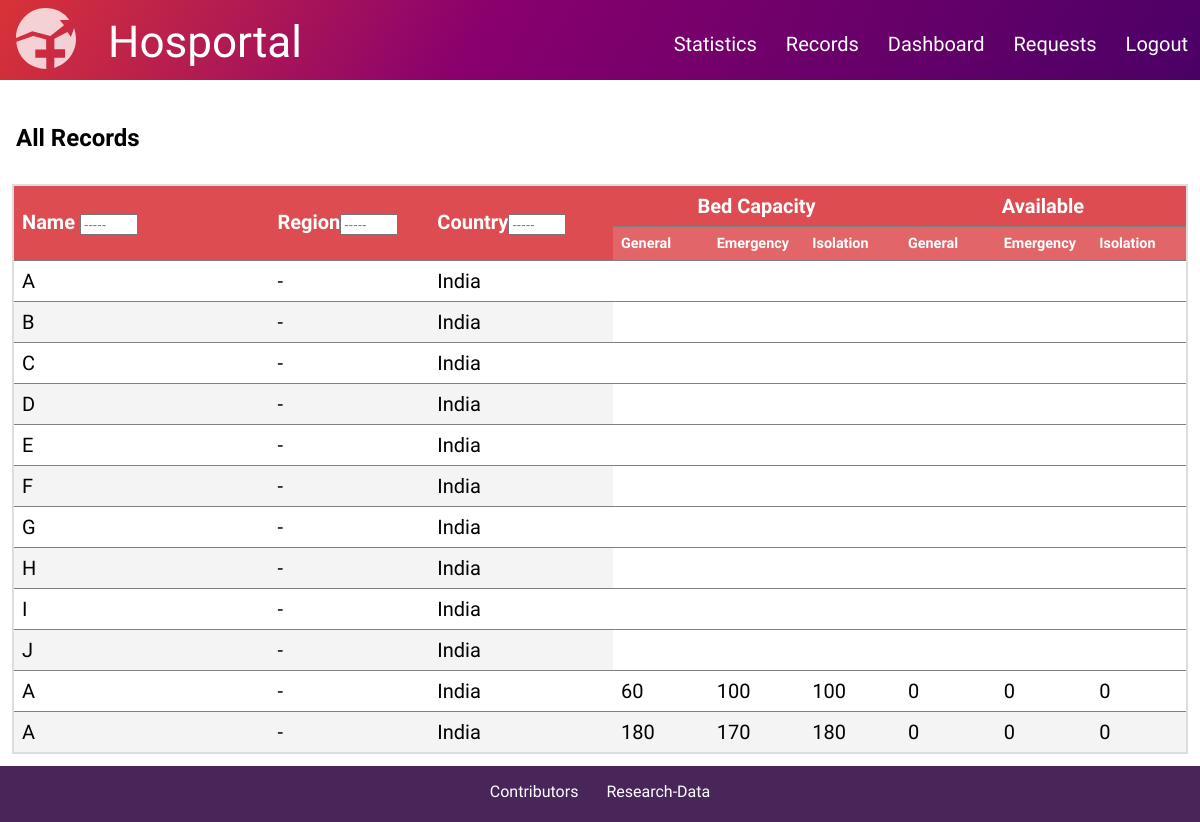
The app's page /records/all/ (signed in), older data.
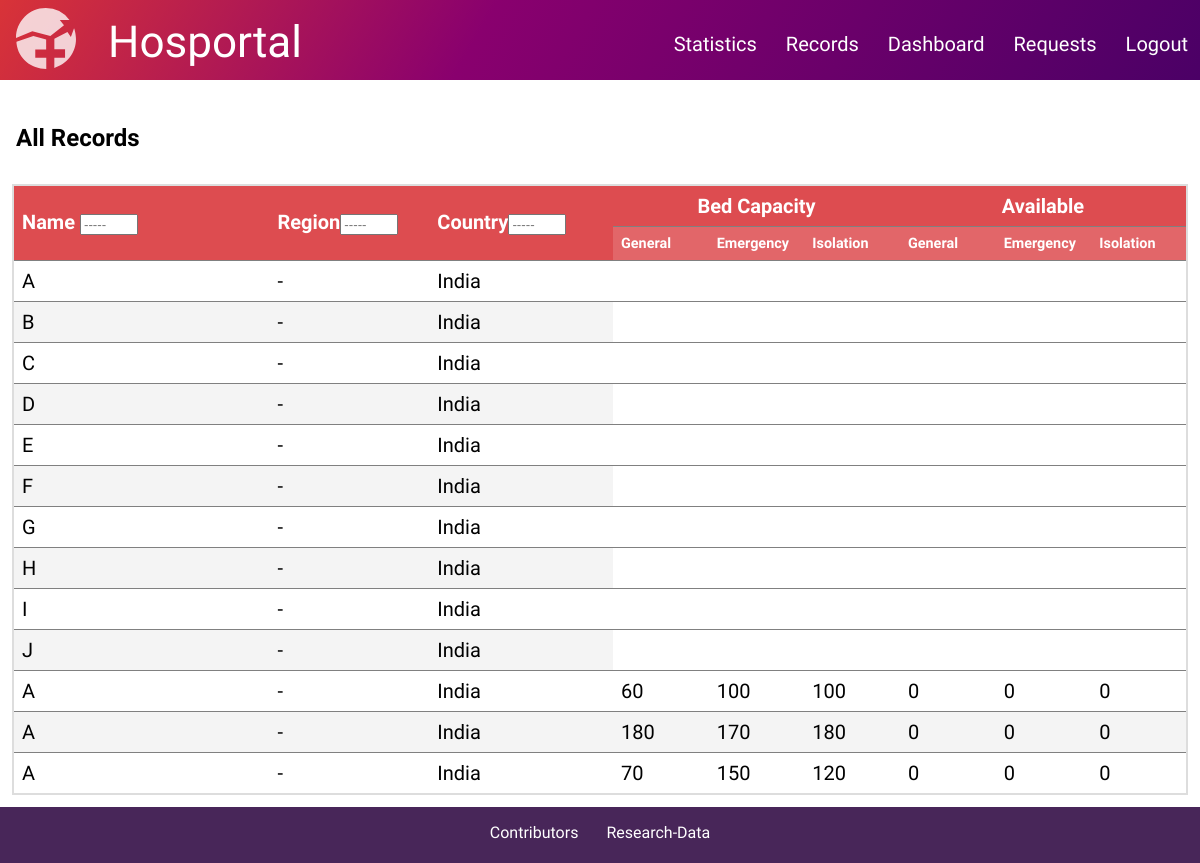
The same page, newer data.
### central/models.py (models this page shows, shortened)
class Hospital_Records(models.Model):
    id = models.UUIDField(primary_key=True, default=uuid4)
    name = models.CharField(max_length=20, default='None')
    address = models.TextField()
    email = models.EmailField(default='test@example.com')
    contact = models.CharField(default='0123456789', max_length=10, validators=[RegexValidator(r'^\d{1,10}$')])
    region = models.CharField(default='', max_length=20)
    country = models.CharField(default='India', max_length=20)
    bed_capacity = models.CharField(default='0,0,0', max_length=20)
    available = models.CharField(default='0,0,0', max_length=20)
    ctotal = models.IntegerField(default=0)
    crecovered = models.IntegerField(default=0)
    cfatalities = models.IntegerField(default=0)
    ventilator = models.PositiveIntegerField(default=10)
    ppe = models.PositiveIntegerField(default=0)
    blood = models.CharField(default='0,0,0,0,0,0,0,0', max_length=40)

### central/views.py (the view)
# urls.py: path('records/all/', views.AllRecords.as_view(), name='all_records'),
class AllRecords(generic.ListView):
    model = Hospital_Records
    template_name = 'all_records.html'
    context_object_name = 'object'

### central/templatetags/customfilter.py (called while the page is built)
@register.filter
def bed(value):
    try:
        lst = list(map(int, value.split(',')))
        bed = {"General":lst[0], "Emergency":lst[1], "Isolation":lst[2]}
        return bed
    except:
        return None

### templates/all_records.html (shortened to what this page needs)
{%extends 'base.html'%}
{%load static%}
{%load customfilter%}
{%block link%}
        <link rel="stylesheet" href="{%static 'style/recordstyle.css'%}?v=1.5">
{%endblock link%}
{%block content%}
    {%if user.is_authenticated%}
            <h2>All Records</h2>
                {%if object%}
                <div>
                    <div id="table_container">
                    <table id = "issuetable">
                        <tr class="theader">
                            <th style="width:20%;" rowspan="2">Name <input type="text" id="name" onkeyup="filter_by_name()" style="width: 10vw; max-width: 50px;" placeholder="-----"/></th>
                            <th style="width:12%;" rowspan="2">Region<input type="text" id="reg" onkeyup="filter_by_reg()" style="width: 10vw; max-width: 50px;" placeholder="-----"/></th>
                            <th style="width:14%;" rowspan="2">Country<input type="text" id="country" onkeyup="filter_by_country()" style="width: 10vw; max-width: 50px;" placeholder="-----"/></th>
                            <th style="width:24%; text-align: center;" colspan="3">Bed Capacity</th>
                            <th style="width:24%; text-align: center;" colspan="3">Available</th>
                        </tr>
                        <tr class='tsubhead'>
                            <th id = "subhead">General</th>
                            <th id = "subhead">Emergency</th>
                            <th id = "subhead">Isolation</th>
                            <th id = "subhead">General</th>
                            <th id = "subhead">Emergency</th>
                            <th id = "subhead">Isolation</th>
                        </tr>
                        {%for i in object%}
                        <tr>
                            <td>
                                {{i.name}}
                            </td>
                            <td>
                                {%if i.region%}
                                    {{i.region}}
                                {%else%}
                                -
                                {%endif%}
                            </td>
                            <td>
                                {{i.country}}
                            </td>
                            {%with a=i.bed_capacity|bed%}
                                {%for type,quant in a.items%}
                                    <td>
                                        {{quant}}
                                    </td>
                                {%endfor%}
                            {%endwith%}
                            {%with a=i.available|bed%}
                                {%for type,quant in a.items%}
                                    <td>
                                        {{quant}}
                                    </td>
                                {%endfor%}
                            {%endwith%}
                        </tr>
                    {%endfor%}
                    </table>
                </div>
                </div>
            {%else%}
                    Nothing to Show
            {%endif%}
    {%else%}
        <b>Error : </b>You do not have necessary permissions to view this content
    {%endif%}
{%endblock content%}

### templates/base.html (shortened to what this page needs)
{%load static%}
<!DOCTYPE html>
<html lang="en">
    <head>
        <link rel="stylesheet" href="https://cdnjs.cloudflare.com/ajax/libs/font-awesome/4.7.0/css/font-awesome.min.css" media="print" onload="this.media='all'">
        <link rel="stylesheet" href="{%static 'style/basestyle.css'%}" type="text/css">
        {%block link%}
        {%endblock link%}
    </head>
    <body>
        <div id="header">
            <div id="top_head">
                <div id="icon_head">
                <img src="{%static 'images/icons/icon.svg'%}" id="icon">
                </div>
                <div id="main">
                <a href="{%url 'home'%}">Hosportal</a>
                </div>
            </div>
            <div id='nav-container'>
                <div id="link_head" tabindex="0">
                    <div id='placeholder'>
                        <a href="{%url 'gstats'%}">Statistics</a>
                        {%if user.is_authenticated%}
                            <a href="{%url 'all_records'%}">Records</a>
                            <a href="{%url 'details'%}">Dashboard</a>
                            <a href="{%url 'all_req'%}">Requests</a>
                            <a href="{%url 'logout'%}">Logout</a>
                        {%else%}
                            <a href="{%url 'login'%}">Login</a>
                        {%endif%}
                    </div>
                </div>
            </div>
        </div>
        <div id="mbody">
            {%block content%}
            {%endblock content%}
        </div>
        <div id="footer">
            <a href="{%url 'dev'%}">Contributors</a>
            <a href="{%url 'data'%}">Research-Data</a>
        </div>
    </body>
</html>

### static/style/basestyle.css (style rules this page uses)
body { margin: 0; font-size: 2vh; font-family: Overpass, Oxygen, sans-serif; min-height: 100vh; box-sizing: border-box; }
a { text-decoration: none; color: inherit; margin: 1vw; }
#header { width: 100%; display: grid; height: 10vh; background: linear-gradient(120deg, rgba(207,0,6,0.8) 0%, rgba(137,0,110,1) 40%, rgba(75,0,102,1) 100%); }
#top_head { box-sizing: border-box; color: white; font-size: 5.5vh; grid-column: 1; display: inline-flex; }
#icon { width: 7.5vh; padding: 1vh; padding-left: 2vh; }
#icon_head { width: 80px; }
#main { padding: 2vh; }
#link_head { height: 100%; margin: 0; font-size: 2.5vh; color: white; display: flex; justify-content: center; align-items: center; outline: none; }
#mbody { padding-top: 3vh; width:100%; box-sizing: border-box; min-height: 79vh; }
#footer { width:100%; background-color: rgba(40,0,60,0.85); color: white; position: relative; height: 5vh; text-align: center; padding-top: 2vh; }
#nav-container { grid-row: 1; grid-column: 2; display: flex; justify-content: flex-end; }
#footer a { color: white; }

### static/style/recordstyle.css (style rules this page uses)
h2 { padding-left: 2vh; }
#table_container { padding: 1vw; text-align: center; }
#issuetable { table-layout: fixed; word-break: break-word; width: 100%; border-collapse: collapse; text-align: left; border: 2px solid #ddd; font-size: 2.5vh; }
tr { border-bottom: 1px solid grey; }
#issuetable tr.theader { background-color: rgba(207,0,6,0.7); color: white; }
#issuetable tr.tsubhead, #issuetable tr.tsubhead:hover { background-color: rgba(207,0,6,0.6) !important; color: white; font-size: 1.2vw; }
#issuetable tr:nth-child(even) { background-color: rgba(242,242,242, 0.8); }
#issuetable th, #issuetable td { text-align: left; padding: 1vh; }

Row changes from the older to the newer data that the page shows:
added Hospital_Records: name "A", country "India", a "70" "150" "120", a "0" "0" "0"
